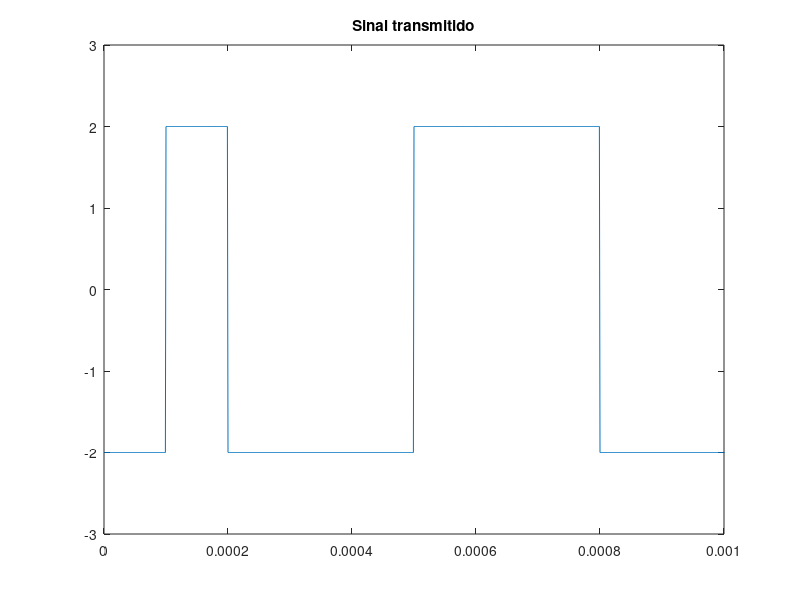
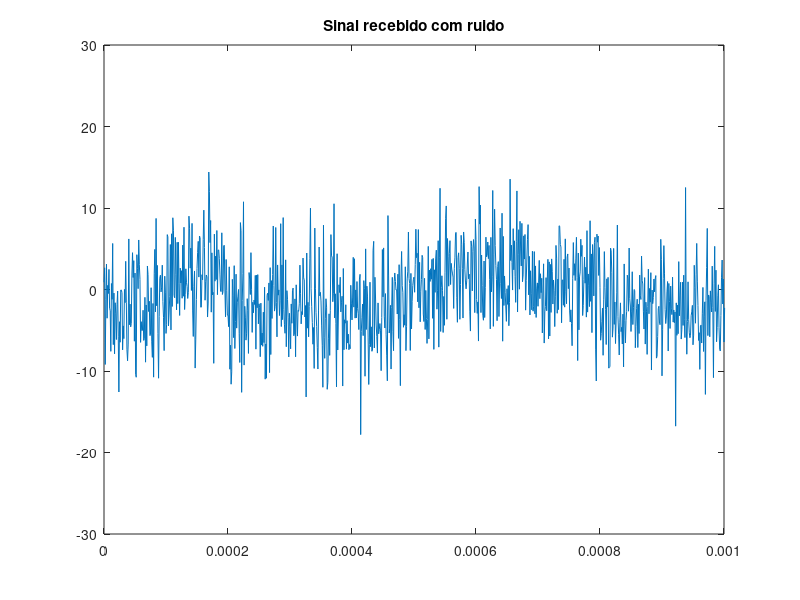
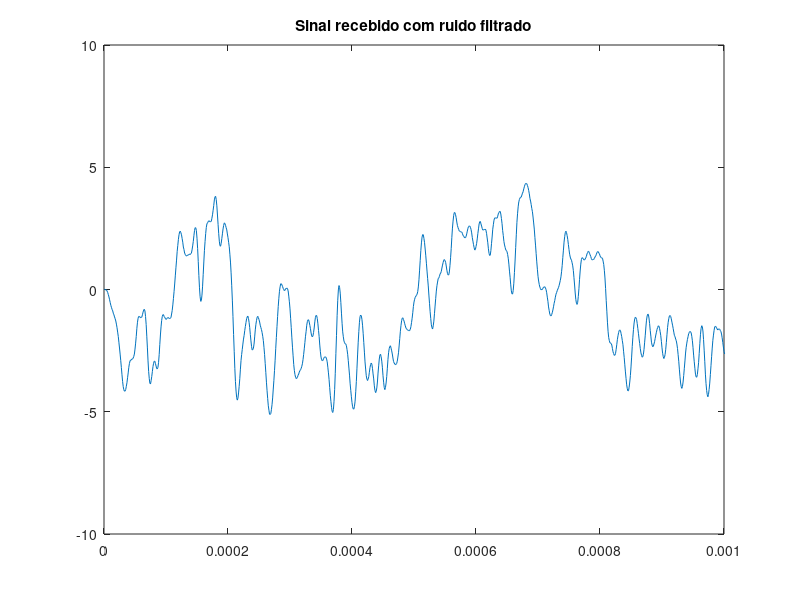
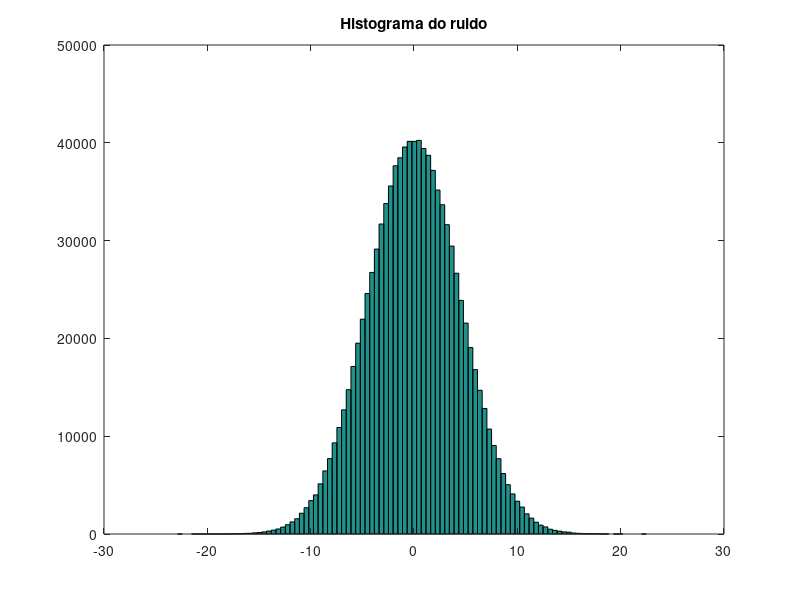

Write the MATLAB code that produced these figures, in order.
clear all
close all
clc

% Niveis de transmisssao, no caso zero e um
M = 2; 
% Numero de amostras
N = 100; 
% Numero de bits (taxa)
Rb = 1e4;
% Tempo de taxa
Tb = 1/Rb;
% Frequencia de amostragem
Fs = N*Rb;
% Banda NRZ
BW = Rb;
% Passo tempo
passo_tempo = 1/(Rb*N);
% Tempo final 
t_final = 1;
% Eixo tempo
t = [0:passo_tempo:t_final-passo_tempo];
% Passo frequencia
passo_f = 1/t_final;
% Eixo frequencia
f = [-Fs/2:passo_f:Fs/2-passo_f];
% Amplitude
A = 2;
% Limiar
limiar = A/2;

% Ordem filtro
ordem_filtro = 20;
% Freq. corte
f_cut = 3*Rb;
% Filtro
filtro_Rx = fir1(ordem_filtro, (2*f_cut)/Fs);

% Filtro formatador
filtro_NRZ = ones(1,N); 
% Informacao
info = randint(1,Rb*t_final,M);
% Superamostragem
info_up = upsample(info,N); 
% Filtragem para formatar o sinal
sinal_tx_aux = conv(info_up,filtro_NRZ);
% Truncando N-1 amostras restantes da convolucao
sinal_tx = sinal_tx_aux(1:end-(N-1))*2*A-A; 

% Variancia do ruido
var_ruido = 20;
% Ruido
ruido = sqrt(var_ruido)*randn(1,length(sinal_tx));

% Sinal recebido com ruido
sinal_rx = sinal_tx + ruido;

% Processo Sem Filtro
% Subamostragem
sinal_det = sinal_rx(N/2:N:end);
% Comparando com o limiar
info_rec = sinal_det > limiar;

% Processo Com Filtro
% Filtragem do sinal recebido
sinal_rx_filter = filter(filtro_Rx, 1, sinal_rx);
% Subamostrando o sinal filtrado
sinal_det_filter = sinal_rx_filter(ordem_filtro:N:end);
% Comparando com um limiar
info_rec_filter = sinal_det_filter > limiar;

% Analisando erros
% Processo sem filtro
n_erro = sum(xor(info,info_rec));
Pb = n_erro/(Rb*t_final)
a1 = A; a2 = -A;
V_dif = a1 - a2;
sigma = std(ruido);
Pb_teorico = qfunc((a1-a2)/(2*sigma))
% Processo com filtro
n_erro_filtrado = sum(xor(info,info_rec_filter))
Pb_filtrado = n_erro_filtrado/(Rb*t_final)

% Analise em frequencia
Rx = xcorr(sinal_tx);
Gx1 = fftshift(fft(Rx));
SINAL_TX = fft(sinal_tx);
Gx2 = fftshift(abs(SINAL_TX).^2);

figure(1)
plot(t,sinal_tx)
xlim([0 10*Tb])
ylim([-3 3])
title('Sinal transmitido')

figure(2)
plot(t,sinal_rx)
xlim([0 10*Tb])
title('Sinal recebido com ruido')

figure(3)
plot(t,sinal_rx_filter)
xlim([0 10*Tb])
title('Sinal recebido com ruido filtrado')

figure(4)
hist(ruido,100)
title('Histograma do ruido')

figure(5)
hist(sinal_rx,100)
title('Histograma do sinal recebido com ruido')

figure(6)
hist(sinal_rx_filter,100)
title('Histograma do sinal recebido com ruido filtrado')


% figure(4)
% plot(info_hat)
% plot(sinal_rec)
% xlim([0 100])
% ylim([-2 2])
% title('Sinal detectado')
% plot(t(1:end-(ordem_filtro/2)+1),sinal_rx_filter(ordem_filtro/2:end),'k')
% hist(sinal_rx, 100)









